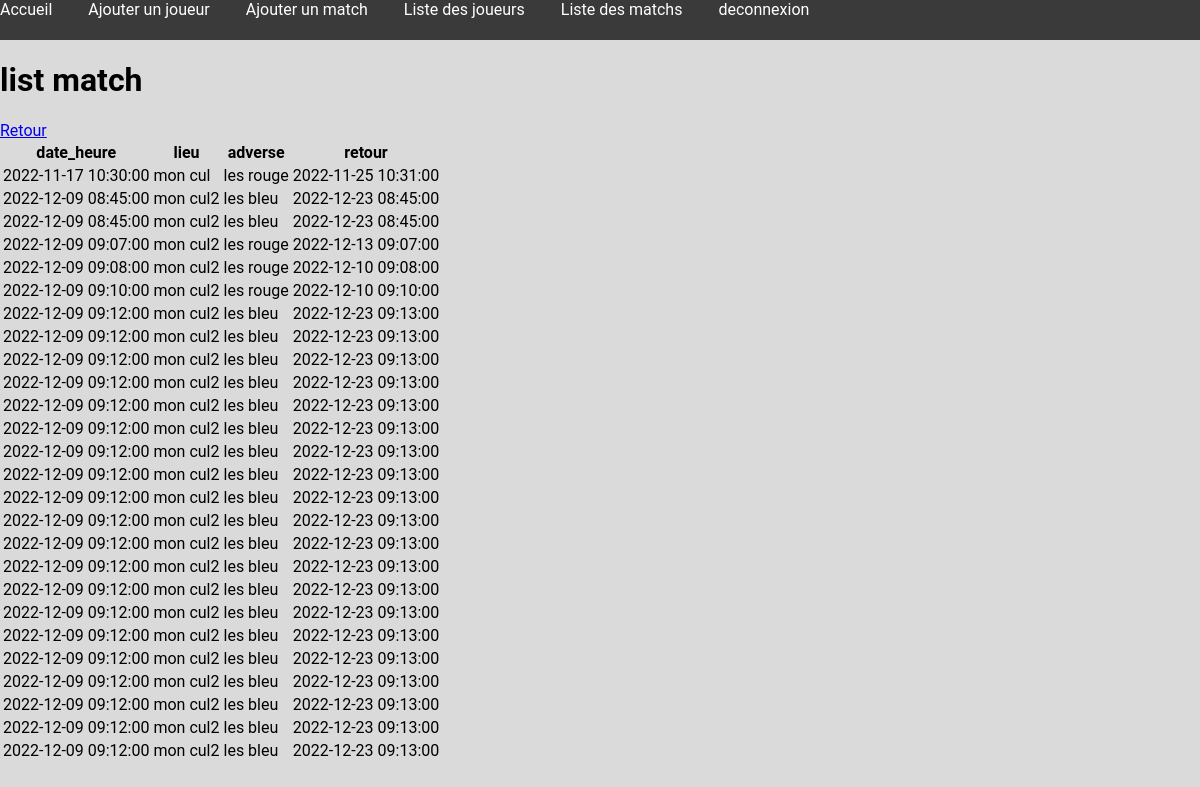
Screenshot of /list_match.php (signed in) with the database file from the repository.
### tables this page shows
CREATE TABLE `rencontre` (
  `id_rencontre` int(11) NOT NULL,
  `date_heure` datetime NOT NULL DEFAULT CURRENT_TIMESTAMP,
  `equipe_adverse` varchar(50) DEFAULT NULL,
  `lieu` varchar(50) DEFAULT NULL,
  `heure_retour` datetime NOT NULL DEFAULT CURRENT_TIMESTAMP
);

### list_match.php (the view, shortened to what this page needs)
    <link rel="stylesheet" href="style.css">
<body>
    <div class="navbar">
        <a href="index.php">Accueil</a>
        <a href="ajouterjoueur.php">Ajouter un joueur</a>
        <a href="ajoutermatch.php">Ajouter un match</a>
        <a href="list_joueur.php">Liste des joueurs</a>
        <a href="list_match.php">Liste des matchs</a>
        <a href="logout.php">deconnexion</a>
    </div>
    <h1>list match</h1>
    <table>
        <tr>
            <th>date_heure</th>
            <th>lieu</th>
            <th>adverse</th>
            <th>retour</th>
        </tr>
        <?php
            $db = new PDO('mysql:host=localhost;port=3306;dbname=gestion_apero','root','root');
            $query = $db->query('SELECT * FROM rencontre');
            while ($data = $query->fetch()) {
                echo '<tr>';
                echo '<td>' . $data['date_heure'] . '</td>';
                echo '<td>' . $data['lieu'] . '</td>';
                echo '<td>' . $data['equipe_adverse'] . '</td>';
                echo '<td>' . $data['heure_retour'] . '</td>';
                echo '</tr>';
            }
        ?>
    <a href="javascript:history.go(-1)">Retour</a>
</body>

### style.css (style rules this page uses)
body { margin: 0; padding: 0; background-color: rgb(219, 218, 218); font-family: 'Roboto', sans-serif; }
.navbar { display:inline-table; height: 5vh; width: 100vw; background-color: rgb(58, 58, 58); }
.navbar > a { margin-right: 3vw; color:#fff; text-decoration: none; }

### rows the page displays
rencontre: date_heure "2022-11-17 10:30:00", lieu "mon cul", equipe_adverse "les rouge", heure_retour "2022-11-25 10:31:00"
rencontre: date_heure "2022-12-09 08:45:00", lieu "mon cul2", equipe_adverse "les bleu", heure_retour "2022-12-23 08:45:00"
rencontre: date_heure "2022-12-09 08:45:00", lieu "mon cul2", equipe_adverse "les bleu", heure_retour "2022-12-23 08:45:00"
rencontre: date_heure "2022-12-09 09:07:00", lieu "mon cul2", equipe_adverse "les rouge", heure_retour "2022-12-13 09:07:00"
rencontre: date_heure "2022-12-09 09:08:00", lieu "mon cul2", equipe_adverse "les rouge", heure_retour "2022-12-10 09:08:00"
rencontre: date_heure "2022-12-09 09:10:00", lieu "mon cul2", equipe_adverse "les rouge", heure_retour "2022-12-10 09:10:00"
rencontre: date_heure "2022-12-09 09:12:00", lieu "mon cul2", equipe_adverse "les bleu", heure_retour "2022-12-23 09:13:00"
rencontre: date_heure "2022-12-09 09:12:00", lieu "mon cul2", equipe_adverse "les bleu", heure_retour "2022-12-23 09:13:00"
rencontre: date_heure "2022-12-09 09:12:00", lieu "mon cul2", equipe_adverse "les bleu", heure_retour "2022-12-23 09:13:00"
rencontre: date_heure "2022-12-09 09:12:00", lieu "mon cul2", equipe_adverse "les bleu", heure_retour "2022-12-23 09:13:00"
rencontre: date_heure "2022-12-09 09:12:00", lieu "mon cul2", equipe_adverse "les bleu", heure_retour "2022-12-23 09:13:00"
rencontre: date_heure "2022-12-09 09:12:00", lieu "mon cul2", equipe_adverse "les bleu", heure_retour "2022-12-23 09:13:00"
rencontre: date_heure "2022-12-09 09:12:00", lieu "mon cul2", equipe_adverse "les bleu", heure_retour "2022-12-23 09:13:00"
rencontre: date_heure "2022-12-09 09:12:00", lieu "mon cul2", equipe_adverse "les bleu", heure_retour "2022-12-23 09:13:00"
rencontre: date_heure "2022-12-09 09:12:00", lieu "mon cul2", equipe_adverse "les bleu", heure_retour "2022-12-23 09:13:00"
rencontre: date_heure "2022-12-09 09:12:00", lieu "mon cul2", equipe_adverse "les bleu", heure_retour "2022-12-23 09:13:00"
rencontre: date_heure "2022-12-09 09:12:00", lieu "mon cul2", equipe_adverse "les bleu", heure_retour "2022-12-23 09:13:00"
rencontre: date_heure "2022-12-09 09:12:00", lieu "mon cul2", equipe_adverse "les bleu", heure_retour "2022-12-23 09:13:00"
rencontre: date_heure "2022-12-09 09:12:00", lieu "mon cul2", equipe_adverse "les bleu", heure_retour "2022-12-23 09:13:00"
rencontre: date_heure "2022-12-09 09:12:00", lieu "mon cul2", equipe_adverse "les bleu", heure_retour "2022-12-23 09:13:00"
rencontre: date_heure "2022-12-09 09:12:00", lieu "mon cul2", equipe_adverse "les bleu", heure_retour "2022-12-23 09:13:00"
rencontre: date_heure "2022-12-09 09:12:00", lieu "mon cul2", equipe_adverse "les bleu", heure_retour "2022-12-23 09:13:00"
rencontre: date_heure "2022-12-09 09:12:00", lieu "mon cul2", equipe_adverse "les bleu", heure_retour "2022-12-23 09:13:00"
rencontre: date_heure "2022-12-09 09:12:00", lieu "mon cul2", equipe_adverse "les bleu", heure_retour "2022-12-23 09:13:00"
rencontre: date_heure "2022-12-09 09:12:00", lieu "mon cul2", equipe_adverse "les bleu", heure_retour "2022-12-23 09:13:00"
rencontre: date_heure "2022-12-09 09:12:00", lieu "mon cul2", equipe_adverse "les bleu", heure_retour "2022-12-23 09:13:00"
